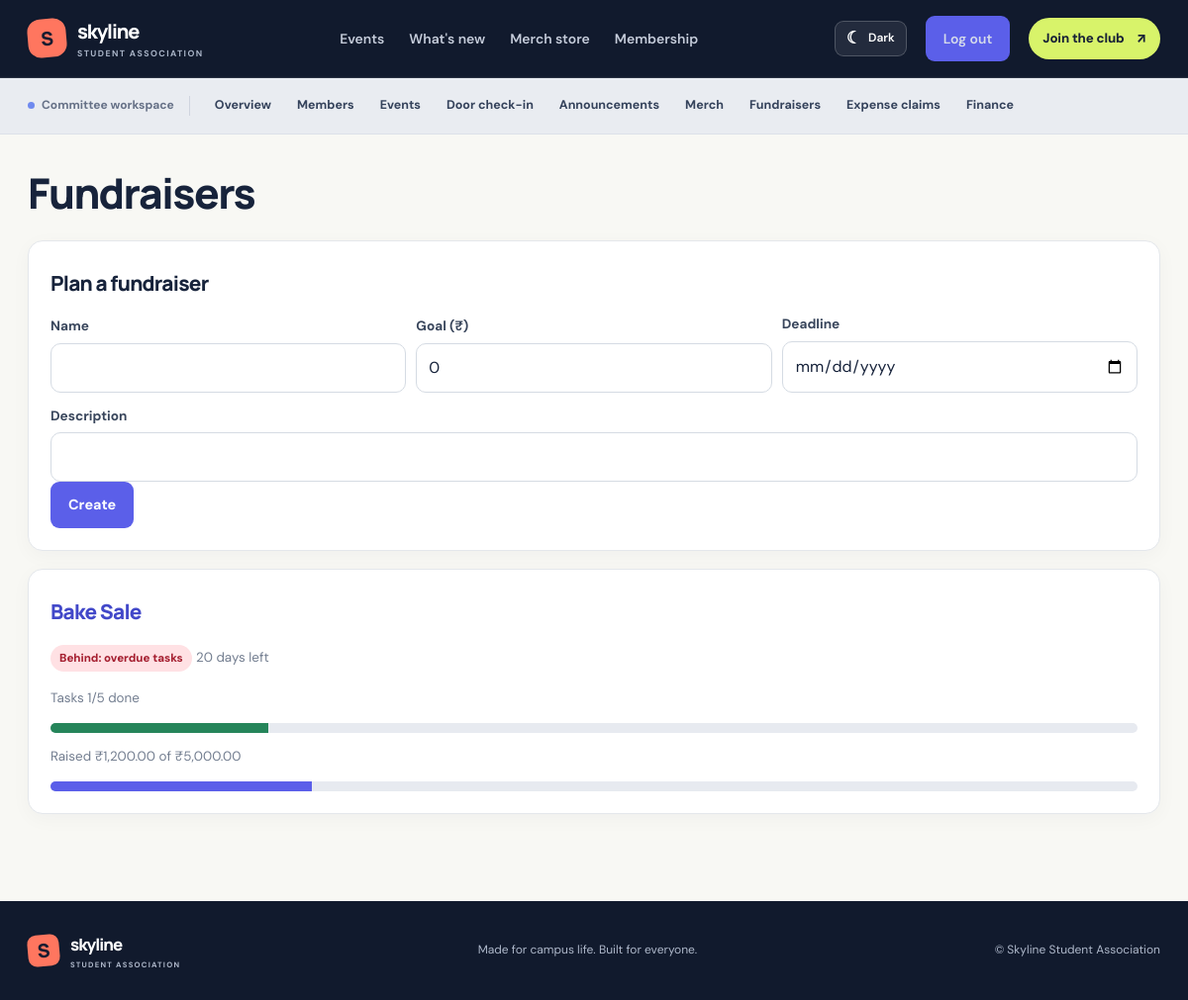
The app's page /admin/fundraisers (signed in) with its own data.
### tables this page shows
CREATE TABLE fundraisers (
    id INTEGER PRIMARY KEY,
    name TEXT NOT NULL,
    description TEXT,
    goal REAL NOT NULL DEFAULT 0,
    deadline TEXT,
    created_at TEXT NOT NULL
);

### app.py (the view, shortened to what this page needs)
@app.route('/admin/fundraisers', methods=['GET', 'POST'])
@admin_required
def admin_fundraisers():
    rows = query('SELECT * FROM fundraisers ORDER BY id DESC')
    summary = {r['id']: fundraiser_summary(r) for r in rows}
    return render_template('admin_fundraisers.html', fundraisers=rows, summary=summary)

### app.py (called while the page is built)
@app.context_processor
def inject_csrf_token():
    from flask_wtf.csrf import generate_csrf
    return {"csrf_token": generate_csrf}

def today_iso():
    return date.today().isoformat()

@app.template_filter('money')
def money_filter(value):
    return f"₹{float(value or 0):,.2f}"

@app.context_processor
def inject_globals():
    return {'is_admin': bool(session.get('admin')), 'status_of': member_status}

def admin_required(view):
    @wraps(view)
    def wrapper(*args, **kwargs):
        if not session.get('admin'):
            return redirect(url_for('login', next=request.full_path.rstrip('?')))
        return view(*args, **kwargs)
    return wrapper

### db.py (called while the page is built)
def get_db():
    if 'db' not in g:
        g.db = sqlite3.connect(DB_PATH)
        g.db.row_factory = sqlite3.Row
        g.db.execute('PRAGMA foreign_keys = ON')
    return g.db

def query(sql, args=(), one=False):
    cur = get_db().execute(sql, args)
    rows = cur.fetchall()
    cur.close()
    if one:
        return rows[0] if rows else None
    return rows

### templates/admin_fundraisers.html (shortened to what this page needs)
{% extends 'base.html' %}
{% block content %}
<h1>Fundraisers</h1>
<form method="post" class="card">
  <h2>Plan a fundraiser</h2>
  <div class="inline">
    <div><label>Name</label><input name="name" required></div>
    <div><label>Goal (₹)</label><input name="goal" type="number" step="0.01" min="0" value="0"></div>
    <div><label>Deadline</label><input name="deadline" type="date"></div>
  </div>
  <label>Description</label><input name="description"><br><button type="submit">Create</button>
</form>
<div class="grid2">
{% for f in fundraisers %}{% set s = summary[f.id] %}
  <div class="card"><h2><a href="{{ url_for('admin_fundraiser', fundraiser_id=f.id) }}">{{ f.name }}</a></h2>
    <p><span class="badge {{ 'ok' if s.health in ['On track', 'All tasks done'] else 'bad' }}">{{ s.health }}</span>
    {% if s.days_left is not none %}<span class="muted">{{ s.days_left }} days left</span>{% endif %}</p>
    <p class="muted">Tasks {{ s.done }}/{{ s.total }} done</p><div class="bar-track"><div class="bar-fill green" style="width:{{ s.task_pct }}%"></div></div>
    {% if f.goal %}<p class="muted">Raised {{ s.raised|money }} of {{ f.goal|money }}</p><div class="bar-track"><div class="bar-fill" style="width:{{ s.goal_pct }}%"></div></div>{% endif %}
  </div>
{% else %}<p class="muted">No fundraisers yet.</p>{% endfor %}
</div>
{% endblock %}

### static/style.css (style rules this page uses)
:root { --ink: #17243b; --ink-deep: #101b31; --ink-soft: #283752; --paper: #f7f7f3; --white: #ffffff; --muted: #747e8e; --line: #e4e7e9; --lime: #d7f36a; --blue: #647df5; --brand: #536de8; --brand-dark: #3c52c5; --ok: #18794e; --warn: #a96510; --bad: #b42332; --shadow: 0 16px 42px rgba(23, 36, 59, .07); }
* { box-sizing: border-box; }
html { scroll-behavior: smooth; }
body { margin: 0; font-family: 'DM Sans', system-ui, -apple-system, 'Segoe UI', sans-serif; background: var(--paper); color: var(--ink); line-height: 1.6; -webkit-font-smoothing: antialiased; }
a { color: var(--brand-dark); text-decoration: none; transition: color .18s ease, background .18s ease, transform .18s ease; }
button, input, select, textarea { font: inherit; }
.btn, button { display: inline-flex; align-items: center; justify-content: center; gap: 12px; min-height: 44px; padding: 11px 17px; border: 1px solid transparent; border-radius: 9px; background: var(--brand); color: #fff; font-size: .9rem; font-weight: 700; cursor: pointer; text-decoration: none; transition: transform .18s ease, background .18s ease, box-shadow .18s ease; }
.muted { color: var(--muted); font-size: .84rem; }
h1, h2, h3, h4 { color: var(--ink); font-family: 'Manrope', sans-serif; letter-spacing: -.035em; }
main h1 { margin: .2em 0 .55em; font-size: clamp(1.9rem, 4vw, 2.65rem); font-weight: 800; line-height: 1.12; }
main h2 { margin: .2em 0 .65em; font-size: 1.3rem; font-weight: 800; }
main p { line-height: 1.65; }
.grid2 { display: grid; grid-template-columns: repeat(auto-fit, minmax(min(100%, 300px), 1fr)); gap: 18px; }
.card { padding: 22px; margin-bottom: 18px; border: 1px solid var(--line); border-radius: 13px; background: #fff; box-shadow: 0 3px 12px rgba(23,36,59,.025); }
label { display: block; margin: 13px 0 6px; color: #39465c; font-size: .85rem; font-weight: 700; }
input, select, textarea { width: 100%; padding: 11px 12px; border: 1px solid #d5dbe3; border-radius: 9px; outline: none; background: #fff; color: var(--ink); transition: border-color .15s ease, box-shadow .15s ease; }
.inline { display: flex; align-items: end; flex-wrap: wrap; gap: 10px; }
.inline > div { flex: 1; min-width: 140px; }
.inline label { margin-top: 0; }
.badge { display: inline-block; padding: 4px 9px; border-radius: 999px; font-size: .72rem; font-weight: 800; }
.badge.bad { background: #ffe1e4; color: #a51f30; }
.bar-track { height: 10px; overflow: hidden; border-radius: 999px; background: #e7eaf0; }
.bar-fill { height: 100%; background: var(--brand); }
.bar-fill.green { background: #25855a; }
:root { --ink:#17233b;--ink-deep:#111a2d;--ink-soft:#293854;--paper:#f8f8f4;--white:#fff;--muted:#737e90;--line:#e4e7eb;--lime:#d8f36a;--blue:#5865f2;--brand:#5b5fe9;--brand-dark:#4248c9;--coral:#ff765f;--ok:#18794e;--warn:#a96510;--bad:#b42332;--shadow:0 18px 48px rgba(23,35,59,.10) }
body { background:#f8f8f4;color:var(--ink) }
.card,.table-wrap,.ticket,.col { border-radius:15px }
.card { box-shadow:0 5px 20px rgba(23,36,59,.035) }
input,select,textarea { border-radius:10px }

### records on screen
fundraisers: name "Bake Sale", health "Behind: overdue tasks", days_left "20", done "1", total "5", raised "₹1,200.00", goal "₹5,000.00", {{ s.goal_pct }} 24 (drawn)
